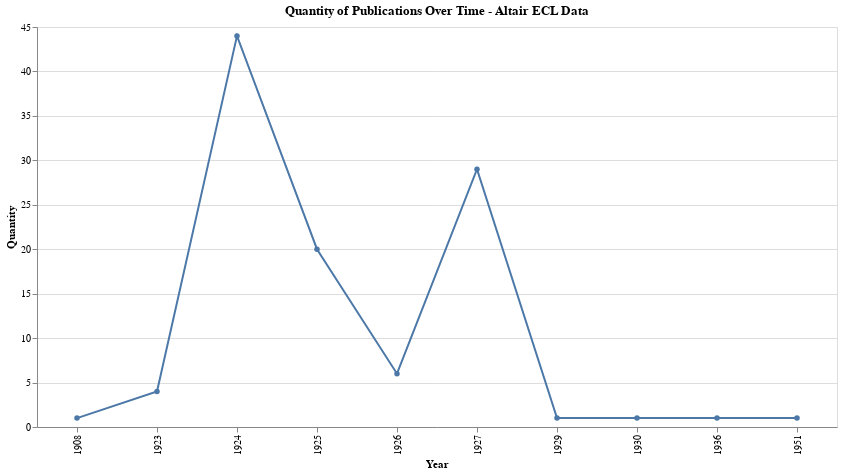

Source (notebook cell):
### Code cell
import pandas as pd
import altair as alt

# Load the data
pl_data_df = pd.read_csv('../chroniclingamerica_csv/ecl_data.csv')

# Ensure the 'Date' column is in datetime format
pl_data_df['Date'] = pd.to_datetime(pl_data_df['date'])

# Group by year and count the number of publications
pl_data_df['Year'] = pl_data_df['Date'].dt.year
publications_per_year = pl_data_df.groupby('Year').size().reset_index(name='Quantity')

# Create the Altair chart
chart = alt.Chart(publications_per_year).mark_line(point=True).encode(
    x='Year:O',
    y='Quantity:Q',
    tooltip=['Year', 'Quantity']
).properties(
    title='Quantity of Publications Over Time - Altair ECL Data',
    width=800,
    height=400
).interactive()

chart

### Figure 1 — Vega-Lite specification as saved in the notebook (floating-point values rounded to 4 significant figures)
{"config": {"view": {"continuousWidth": 300, "continuousHeight": 300}}, "data": {"name": "data-984ff35570dbb7fb09bc98fe1a206355"}, "mark": {"type": "line", "point": true}, "encoding": {"tooltip": [{"field": "Year", "type": "quantitative"}, {"field": "Quantity", "type": "quantitative"}], "x": {"field": "Year", "type": "ordinal"}, "y": {"field": "Quantity", "type": "quantitative"}}, "height": 400, "params": [{"name": "param_26", "select": {"type": "interval", "encodings": ["x", "y"]}, "bind": "scales"}], "title": "Quantity of Publications Over Time - Altair ECL Data", "width": 800, "$schema": "https://vega.github.io/schema/vega-lite/v5.8.0.json", "datasets": {"data-984ff35570dbb7fb09bc98fe1a206355": [{"Year": 1908, "Quantity": 1}, {"Year": 1923, "Quantity": 4}, {"Year": 1924, "Quantity": 44}, {"Year": 1925, "Quantity": 20}, {"Year": 1926, "Quantity": 6}, {"Year": 1927, "Quantity": 29}, {"Year": 1929, "Quantity": 1}, {"Year": 1930, "Quantity": 1}, {"Year": 1936, "Quantity": 1}, {"Year": 1951, "Quantity": 1}]}}
